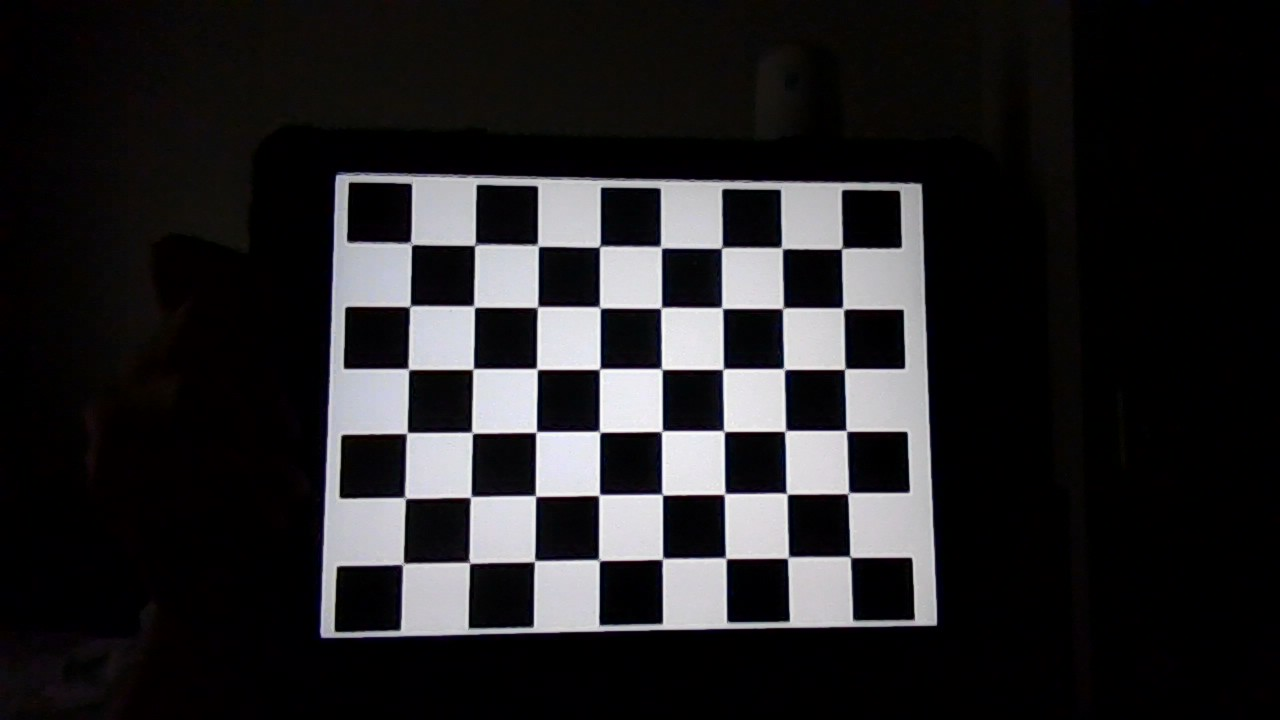
#> input picture calibration/WIN_20250828_10_50_46_Pro.jpg, 1280 x 720 px, given as the content of the folder ./webcam, which was not available
$ python camera_calibration.py
#> lines starting #> are read from the running program, lines starting #| are printed output that depends on the picture; after the words box and inside, x2 and y2 are one past the last pixel; in counts of white or black regions, pixels touching at a corner belong together; long printed decimals are rounded; pictures that were not available may be replaced by others from this repository, and a replacement may not be noted
'''
 Based on the following tutorial:
   http://docs.opencv.org/3.0-beta/doc/py_tutorials/py_calib3d/py_calibration/py_calibration.html
'''

import numpy as np
import cv2
import glob
import argparse
import sys

# Define the chess board rows and columns
rows = 8
cols = 6

# Set the termination criteria for the corner sub-pixel algorithm
criteria = (cv2.TERM_CRITERIA_MAX_ITER + cv2.TERM_CRITERIA_EPS, 30, 0.001)

# Prepare the object points: (0,0,0), (1,0,0), (2,0,0), ..., (6,5,0). They are the same for all images
objectPoints = np.zeros((rows * cols, 3), np.float32)
objectPoints[:, :2] = np.mgrid[0:rows, 0:cols].T.reshape(-1, 2)

# Create the arrays to store the object points and the image points
objectPointsArray = []
imgPointsArray = []

# Parse command line arguments
parser = argparse.ArgumentParser(description='Camera calibration using chessboard images')
parser.add_argument('--photos-dir', '-p', type=str, default='./webcam',
                   help='Directory containing calibration images (default: ./webcam)')
parser.add_argument('--output', '-o', type=str, default='./calib.npz',
                   help='Output file for calibration data (default: ./calib.npz)')

args = parser.parse_args()

# Loop over the image files
for path in glob.glob(f'{args.photos_dir}/*.jpg'):
    # Load the image and convert it to gray scale
    img = cv2.imread(path)
#> img is the input picture: shape (720, 1280, 3); mean B, G, R 38, 36.5, 37.5
    gray = cv2.cvtColor(img, cv2.COLOR_BGR2GRAY)

    # Find the chess board corners
    ret, corners = cv2.findChessboardCorners(gray, (rows, cols), None)
#> ret = True; corners = 48 rows, first 8: [411, 243.5], [474.5, 246], [538.8, 247], [599.1, 246.9], [661.6, 248.7], [721.1, 248.6], [780.9, 247.2], [841, 248.9]

    # Make sure the chess board pattern was found in the image
    if ret:
        # Refine the corner position
        corners = cv2.cornerSubPix(gray, corners, (11, 11), (-1, -1), criteria)
#> corners = 48 rows, first 8: [411, 243.6], [474.9, 245.1], [537.9, 245.6], [599.7, 246.6], [661, 247.2], [721.7, 247.9], [781.8, 248.1], [841.8, 248.7]

        # Add the object points and the image points to the arrays
        objectPointsArray.append(objectPoints)
        imgPointsArray.append(corners)

        # Draw the corners on the image
        cv2.drawChessboardCorners(img, (rows, cols), corners, ret)
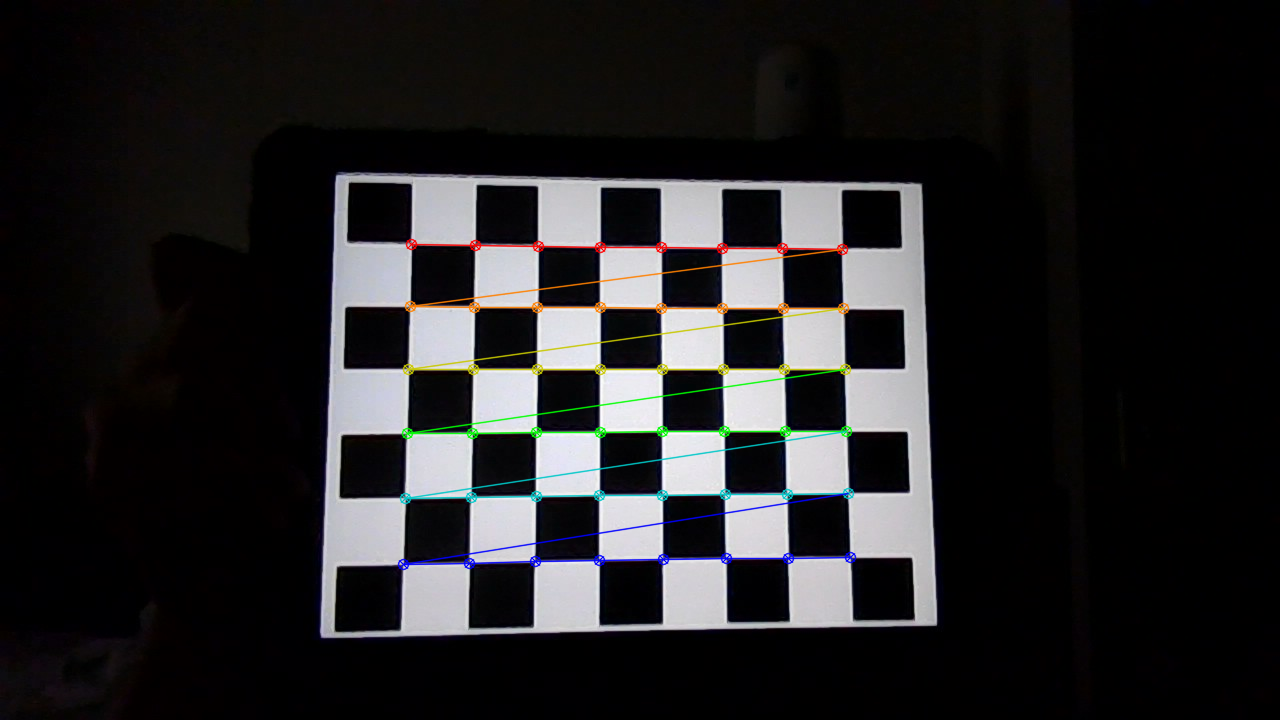
#> img: shape (720, 1280, 3); 1.99% of pixels changed, all inside (x1, y1, x2, y2) = (397, 238, 857, 571)

    # Display the image
    cv2.imshow('chess board', img)
    cv2.waitKey(500)

# Calibrate the camera and save the results
ret, mtx, dist, rvecs, tvecs = cv2.calibrateCamera(objectPointsArray, imgPointsArray, gray.shape[::-1], None, None)
#> ret = 0.158; mtx = [[996.2, 0, 649.7], [0, 993.2, 306.5], [0, 0, 1]]; dist = [[0.143, -0.521, -0.0059, -0.000486, 1.35]]; rvecs = ([-0.113, -0.0804, 0.000811],); tvecs = ([-3.8, -0.995, 16],)
np.savez(f'./{args.photos_dir}/{args.output}', mtx=mtx, dist=dist, rvecs=rvecs, tvecs=tvecs)

# Print the camera calibration error
error = 0

for i in range(len(objectPointsArray)):
    imgPoints, _ = cv2.projectPoints(objectPointsArray[i], rvecs[i], tvecs[i], mtx, dist)
    error += cv2.norm(imgPointsArray[i], imgPoints, cv2.NORM_L2) / len(imgPoints)
#> this loop made 1 pass
#> error on pass 1: 0.0229
#> after the loop, error = 0.0229

print("Total error: ", error / len(objectPointsArray))
#| Total error:  0.02285

# Load one of the test images
test_images = glob.glob(f'{args.photos_dir}/*.jpg')
if test_images:
    img = cv2.imread(test_images[0])
    h, w = img.shape[:2]

    # Obtain the new camera matrix and undistort the image
    newCameraMtx, roi = cv2.getOptimalNewCameraMatrix(mtx, dist, (w, h), 1, (w, h))
#> newCameraMtx = [[1047.3, 0, 647.3], [0, 1004.5, 305.4], [0, 0, 1]]; roi = (31, 22, 1220, 663)
    undistortedImg = cv2.undistort(img, mtx, dist, None, newCameraMtx)
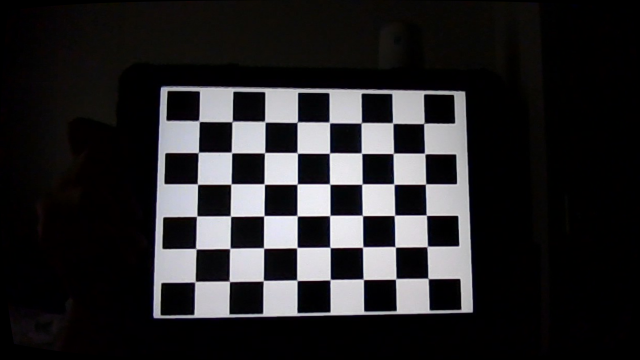
#> undistortedImg: shape (720, 1280, 3) (shown at 1/2 size); mean B, G, R 39.5, 38, 39

    # Display the final result
    cv2.imshow('Original vs Undistorted', np.hstack((img, undistortedImg)))
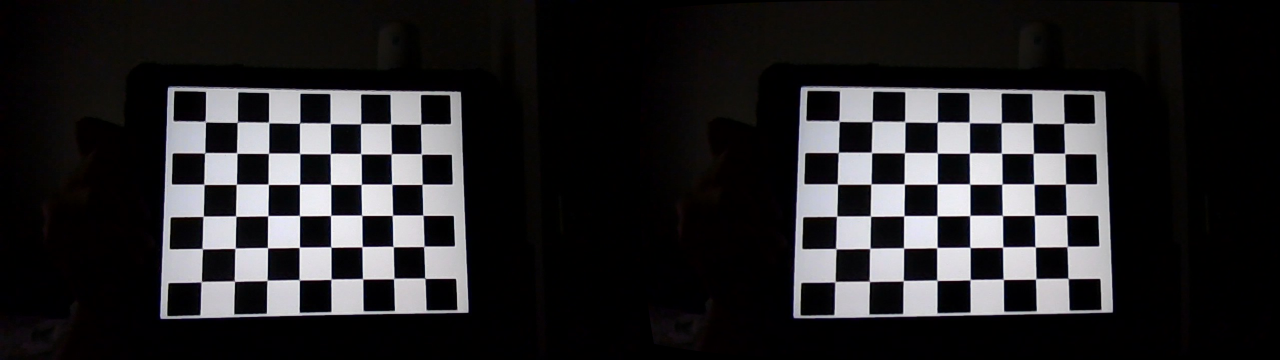
#> window 'Original vs Undistorted': shape (720, 2560, 3) (shown at 1/2 size); mean B, G, R 38.8, 37.3, 38.3
    cv2.waitKey(0)
else:
    print("No test images found for undistortion demo")

$ run again, on calibration/WIN_20250828_10_50_53_Pro.jpg
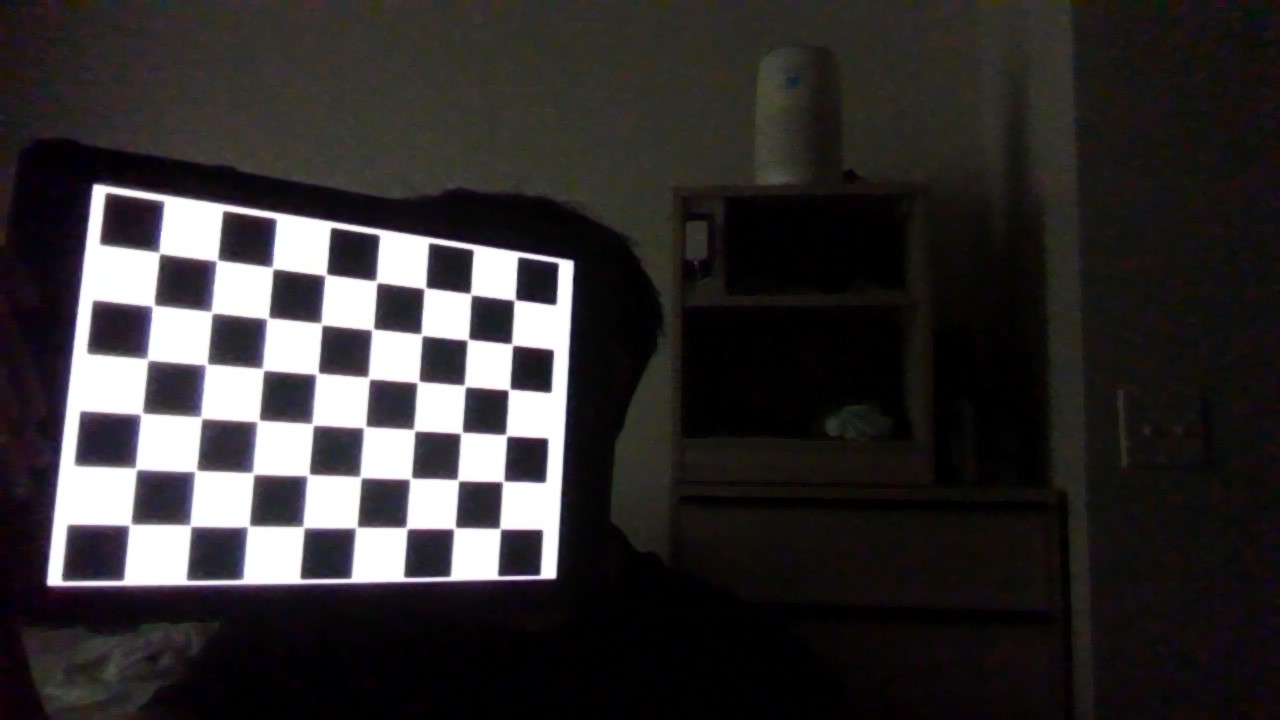
#> input picture calibration/WIN_20250828_10_50_53_Pro.jpg, 1280 x 720 px, given as the content of the folder ./webcam, which was not available
#> img is the input picture: shape (720, 1280, 3); mean B, G, R 48.4, 48.3, 51.2
#> `ret, corners = cv2.findChessboardCorners(gray, (rows, cols), None)`: ret = True; corners = 48 rows, first 8: [156.9, 253.2], [215.5, 258.5], [271.5, 269], [325.5, 276.5], [376.5, 283], [423.1, 287], [473, 295], [514, 300.5]
#> `corners = cv2.cornerSubPix(gray, corners, (11, 11), (-1, -1), criteria)`: corners = 48 rows, first 8: [159.3, 252.9], [217.1, 260.4], [272.5, 267.9], [325.7, 274.8], [376.4, 281.6], [424.9, 288.1], [470.8, 294.1], [514.7, 299.9]
#> `cv2.drawChessboardCorners(img, (rows, cols), corners, ret)`:
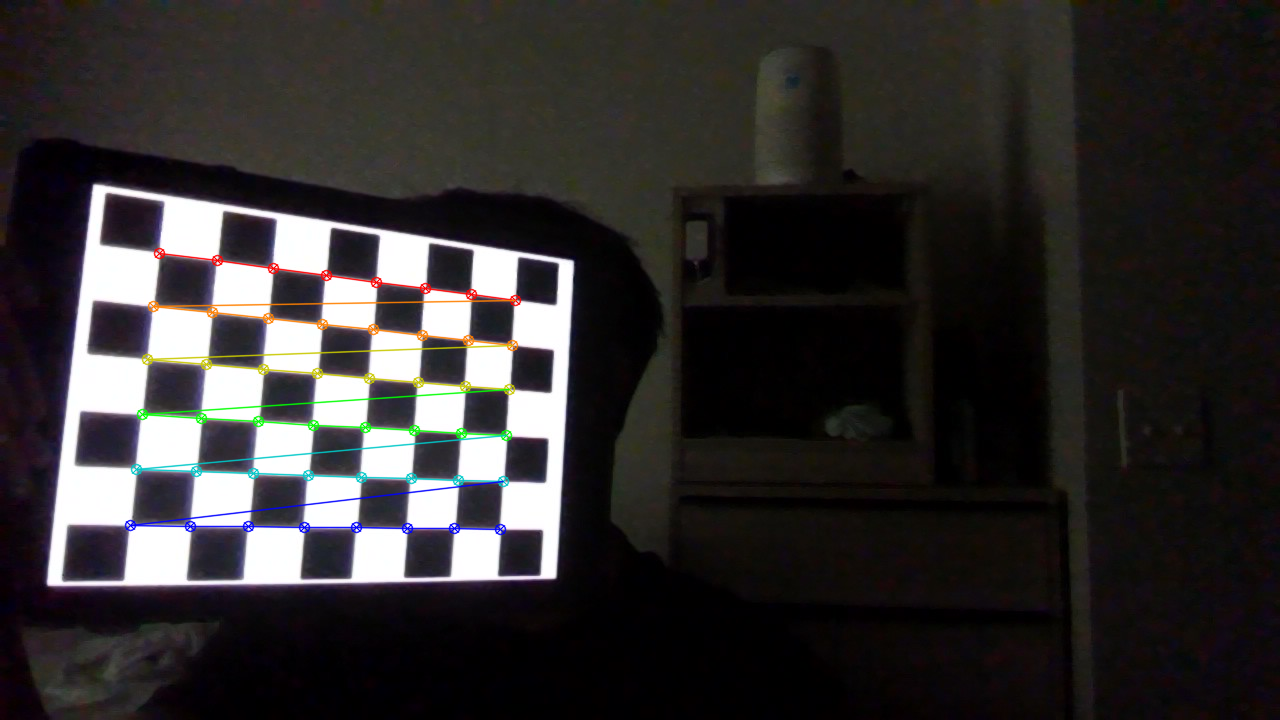
#> img: shape (720, 1280, 3); 1.72% of pixels changed, all inside (x1, y1, x2, y2) = (124, 247, 522, 536)
#> `ret, mtx, dist, rvecs, tvecs = cv2.calibrateCamera(objectPointsArray, ..`: ret = 0.186; mtx = [[965.7, 0, 688.5], [0, 978, 353.5], [0, 0, 1]]; dist = [[0.146, -0.495, -0.000798, 0.00169, 0.518]]; rvecs = ([-0.117, -0.511, 0.0711],); tvecs = ([-10, -1.87, 18.43],)
#> the loop `for i in range(len(objectPointsArray)):` made 1 pass
#> error on pass 1: 0.0269
#> after the loop `for i in range(len(objectPointsArray)):`: error = 0.0269
#| Total error:  0.0269
#> newCameraMtx = [[977.7, 0, 690.1], [0, 988.3, 353], [0, 0, 1]]; roi = (6, 4, 1271, 712)
#> `cv2.imshow('Original vs Undistorted', np.hstack((img, undistortedImg)))`:
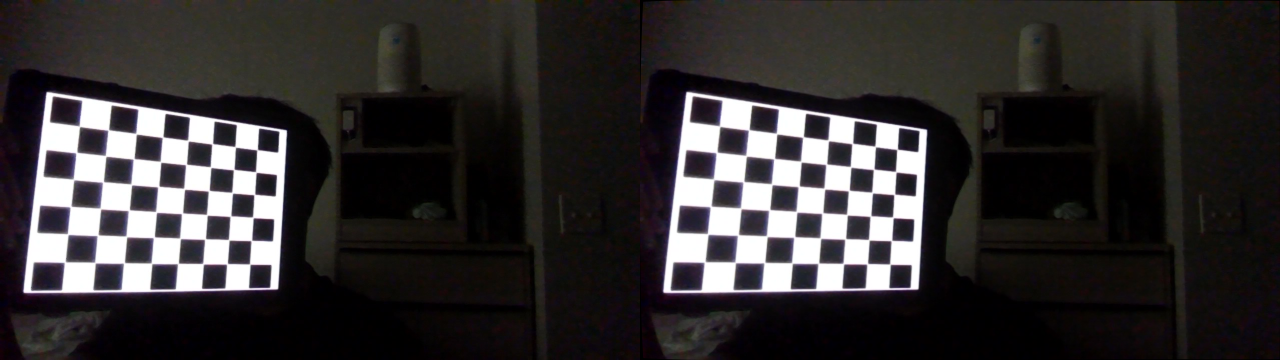
#> window 'Original vs Undistorted': shape (720, 2560, 3) (shown at 1/2 size); mean B, G, R 48.4, 48.2, 51.2

$ run again, on calibration/WIN_20250828_10_50_56_Pro.jpg
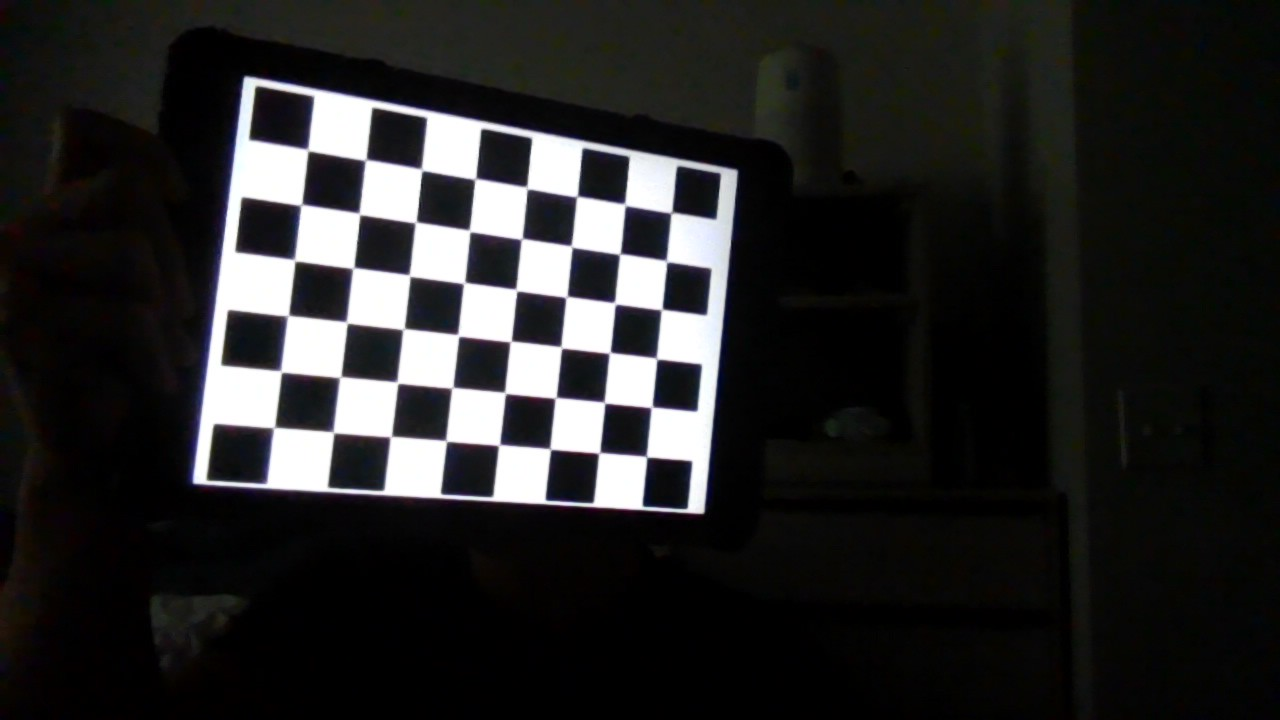
#> input picture calibration/WIN_20250828_10_50_56_Pro.jpg, 1280 x 720 px, given as the content of the folder ./webcam, which was not available
#> img is the input picture: shape (720, 1280, 3); mean B, G, R 38.9, 39.2, 39.4
#> `ret, corners = cv2.findChessboardCorners(gray, (rows, cols), None)`: ret = True; corners = 48 rows, first 8: [305.5, 150.5], [366, 160.5], [419.5, 169], [476, 179], [526, 187], [576.5, 199.5], [622.8, 206.8], [670.9, 216.9]
#> `corners = cv2.cornerSubPix(gray, corners, (11, 11), (-1, -1), criteria)`: corners = 48 rows, first 8: [307.8, 150], [365.7, 159.9], [421.6, 169.6], [475.4, 178.9], [526.9, 187.8], [577, 196.5], [624.9, 204.7], [671.5, 212.5]
#> `cv2.drawChessboardCorners(img, (rows, cols), corners, ret)`:
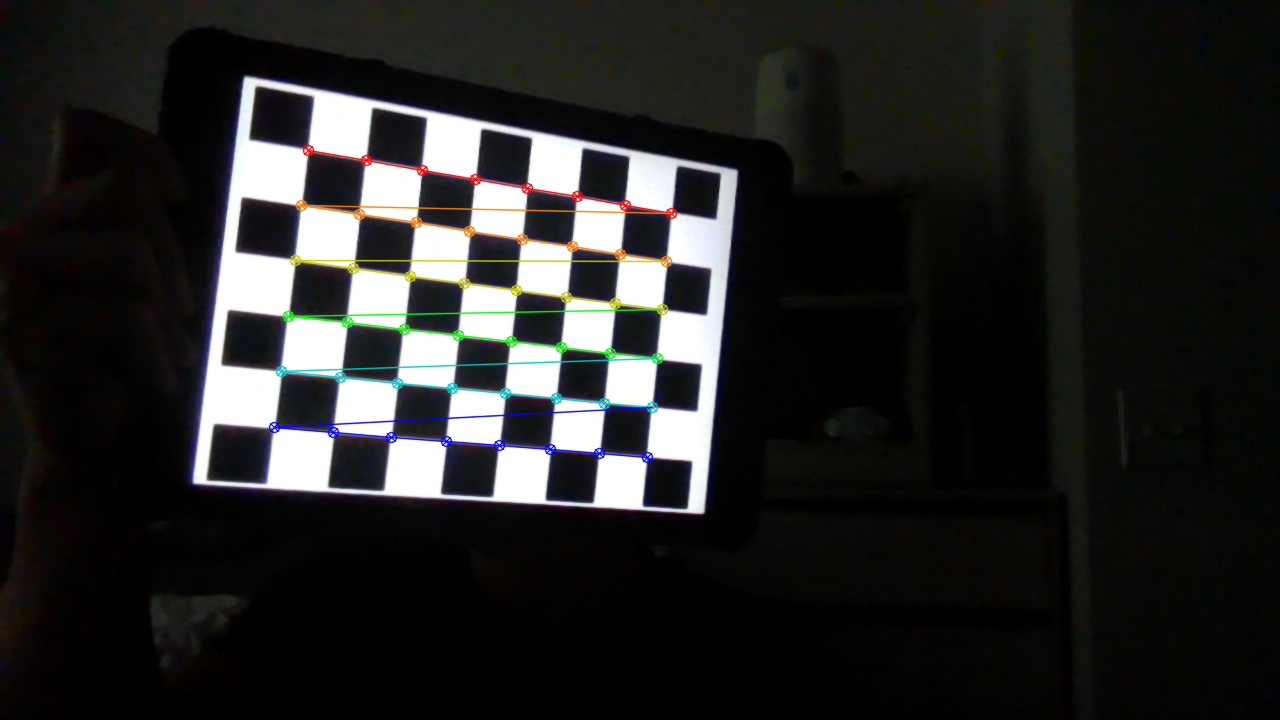
#> img: shape (720, 1280, 3); 1.74% of pixels changed, all inside (x1, y1, x2, y2) = (268, 144, 678, 464)
#> `ret, mtx, dist, rvecs, tvecs = cv2.calibrateCamera(objectPointsArray, ..`: ret = 0.12; mtx = [[457.4, 0, 649], [0, 477, 362.6], [0, 0, 1]]; dist = [[0.0452, -0.0572, 0.00101, -0.000335, 0.0286]]; rvecs = ([-0.0162, -0.159, 0.107],); tvecs = ([-6.39, -3.83, 8.69],)
#> the loop `for i in range(len(objectPointsArray)):` made 1 pass
#> error on pass 1: 0.0173
#> after the loop `for i in range(len(objectPointsArray)):`: error = 0.0173
#| Total error:  0.01728
#> newCameraMtx = [[483.7, 0, 645.8], [0, 482.9, 363.4], [0, 0, 1]]; roi = (39, 38, 1207, 644)
#> `cv2.imshow('Original vs Undistorted', np.hstack((img, undistortedImg)))`:
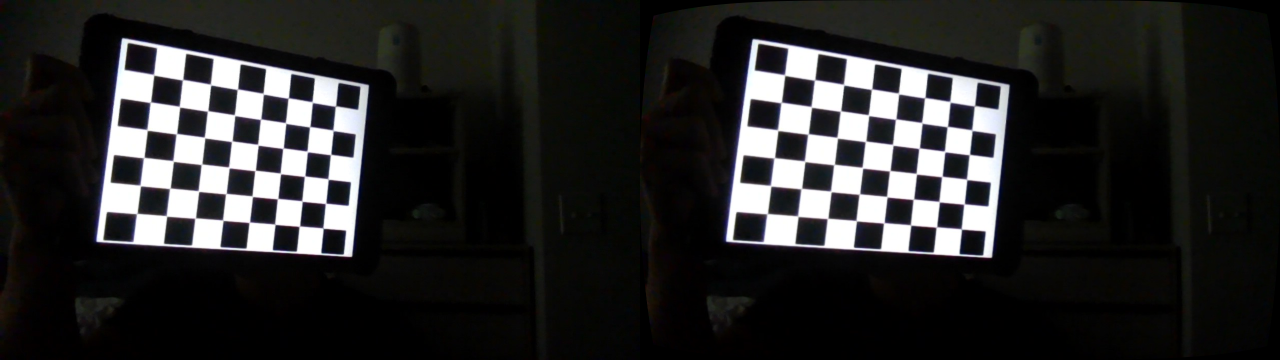
#> window 'Original vs Undistorted': shape (720, 2560, 3) (shown at 1/2 size); mean B, G, R 39.5, 39.8, 39.9
